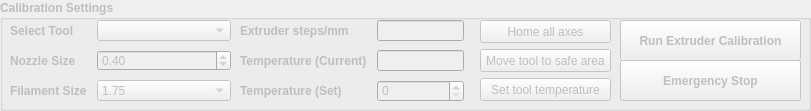
   <widget class="QGroupBox" name="groupbox_settings">
    <property name="enabled">
     <bool>false</bool>
    </property>
    <property name="geometry">
     <rect>
      <x>5</x>
      <y>150</y>
      <width>811</width>
      <height>111</height>
     </rect>
    </property>
    <property name="font">
     <font>
      <weight>75</weight>
      <bold>true</bold>
     </font>
    </property>
    <property name="title">
     <string>Calibration Settings</string>
    </property>
    <widget class="QWidget" name="formLayoutWidget_4">
     <property name="geometry">
      <rect>
       <x>10</x>
       <y>20</y>
       <width>221</width>
       <height>81</height>
      </rect>
     </property>
     <layout class="QFormLayout" name="layout_priner_settings">
      <property name="horizontalSpacing">
       <number>10</number>
      </property>
      <property name="verticalSpacing">
       <number>9</number>
      </property>
      <item row="0" column="0">
       <widget class="QLabel" name="lbl_tool_static">
        <property name="text">
         <string>Select Tool</string>
        </property>
       </widget>
      </item>
      <item row="1" column="0">
       <widget class="QLabel" name="lbl_tool_nozzle_static">
        <property name="text">
         <string>Nozzle Size</string>
        </property>
       </widget>
      </item>
      <item row="1" column="1">
       <widget class="QDoubleSpinBox" name="dsbx_tool_nozzle">
        <property name="font">
         <font>
          <weight>50</weight>
          <bold>false</bold>
         </font>
        </property>
        <property name="minimum">
         <double>0.100000000000000</double>
        </property>
        <property name="maximum">
         <double>1.600000000000000</double>
        </property>
        <property name="singleStep">
         <double>0.100000000000000</double>
        </property>
        <property name="value">
         <double>0.400000000000000</double>
        </property>
       </widget>
      </item>
      <item row="2" column="0">
       <widget class="QLabel" name="lbl_tool_filament_static">
        <property name="text">
         <string>Filament Size</string>
        </property>
       </widget>
      </item>
      <item row="2" column="1">
       <widget class="QComboBox" name="cbox_tool_filament">
        <property name="font">
         <font>
          <weight>50</weight>
          <bold>false</bold>
         </font>
        </property>
        <item>
         <property name="text">
          <string>1.75</string>
         </property>
        </item>
       </widget>
      </item>
      <item row="0" column="1">
       <widget class="QComboBox" name="cbx_tool">
        <property name="font">
         <font>
          <weight>50</weight>
          <bold>false</bold>
         </font>
        </property>
       </widget>
      </item>
     </layout>
    </widget>
    <widget class="QWidget" name="formLayoutWidget_5">
     <property name="geometry">
      <rect>
       <x>240</x>
       <y>20</y>
       <width>224</width>
       <height>82</height>
      </rect>
     </property>
     <layout class="QFormLayout" name="layout_priner_status">
      <property name="horizontalSpacing">
       <number>10</number>
      </property>
      <property name="verticalSpacing">
       <number>9</number>
      </property>
      <item row="1" column="0">
       <widget class="QLabel" name="lbl_tool_curtemp_static">
        <property name="text">
         <string>Temperature (Current)</string>
        </property>
       </widget>
      </item>
      <item row="1" column="1">
       <widget class="QLineEdit" name="txt_tool_curtemp">
        <property name="font">
         <font>
          <weight>50</weight>
          <bold>false</bold>
         </font>
        </property>
        <property name="readOnly">
         <bool>true</bool>
        </property>
       </widget>
      </item>
      <item row="0" column="0">
       <widget class="QLabel" name="lbl_tool_esteps_static">
        <property name="text">
         <string>Extruder steps/mm</string>
        </property>
       </widget>
      </item>
      <item row="2" column="0">
       <widget class="QLabel" name="lbl_tool_settemp_static">
        <property name="text">
         <string>Temperature (Set)</string>
        </property>
       </widget>
      </item>
      <item row="0" column="1">
       <widget class="QLineEdit" name="txt_tool_curstep">
        <property name="font">
         <font>
          <weight>50</weight>
          <bold>false</bold>
         </font>
        </property>
        <property name="readOnly">
         <bool>true</bool>
        </property>
       </widget>
      </item>
      <item row="2" column="1">
       <widget class="QSpinBox" name="dsbx_tool_temp">
        <property name="font">
         <font>
          <weight>50</weight>
          <bold>false</bold>
         </font>
        </property>
        <property name="maximum">
         <number>250</number>
        </property>
       </widget>
      </item>
     </layout>
    </widget>
    <widget class="QPushButton" name="btn_tool_home">
     <property name="geometry">
      <rect>
       <x>480</x>
       <y>20</y>
       <width>131</width>
       <height>23</height>
      </rect>
     </property>
     <property name="font">
      <font>
       <weight>50</weight>
       <bold>false</bold>
      </font>
     </property>
     <property name="text">
      <string>Home all axes</string>
     </property>
    </widget>
    <widget class="QPushButton" name="btn_tool_move">
     <property name="enabled">
      <bool>false</bool>
     </property>
     <property name="geometry">
      <rect>
       <x>480</x>
       <y>49</y>
       <width>131</width>
       <height>23</height>
      </rect>
     </property>
     <property name="font">
      <font>
       <weight>50</weight>
       <bold>false</bold>
      </font>
     </property>
     <property name="text">
      <string>Move tool to safe area</string>
     </property>
    </widget>
    <widget class="QPushButton" name="btn_tool_heat">
     <property name="enabled">
      <bool>false</bool>
     </property>
     <property name="geometry">
      <rect>
       <x>480</x>
       <y>78</y>
       <width>131</width>
       <height>23</height>
      </rect>
     </property>
     <property name="font">
      <font>
       <weight>50</weight>
       <bold>false</bold>
      </font>
     </property>
     <property name="text">
      <string>Set tool temperature</string>
     </property>
    </widget>
    <widget class="QPushButton" name="btn_tool_run">
     <property name="enabled">
      <bool>false</bool>
     </property>
     <property name="geometry">
      <rect>
       <x>620</x>
       <y>20</y>
       <width>181</width>
       <height>41</height>
      </rect>
     </property>
     <property name="text">
      <string>Run Extruder Calibration</string>
     </property>
    </widget>
    <widget class="QPushButton" name="btn_estop">
     <property name="geometry">
      <rect>
       <x>620</x>
       <y>60</y>
       <width>181</width>
       <height>41</height>
      </rect>
     </property>
     <property name="text">
      <string>Emergency Stop</string>
     </property>
    </widget>
   </widget>
